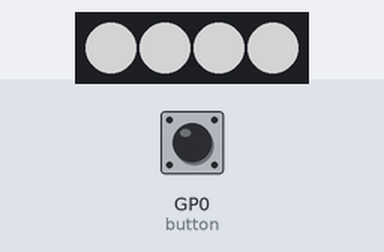
Bench run of a program on a simulated Raspberry Pi Pico running MicroPython. Shown: 4 RGB LEDs in strip order, left to right. Inputs (shaded band) come from the test bench; at power-on: GP0 (button) LOW. Dim RGB values are drawn brighter than linear.

Above: at 1.2 s.
1.3 s: GP0 (button) pulled HIGH for 0.15 s
At 1.9 s:
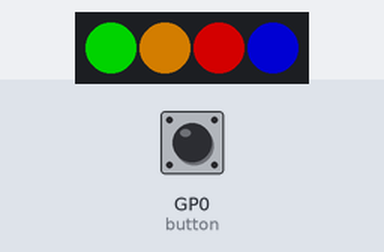
2.9 s: GP0 (button) pulled HIGH for 1 s
At 3.2 s:
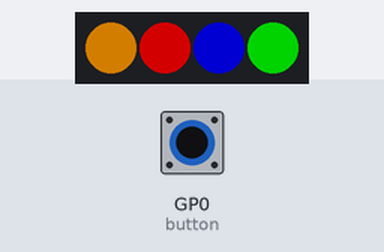
5.4 s: GP0 (button) pulled HIGH for 0.15 s
At 6.3 s:
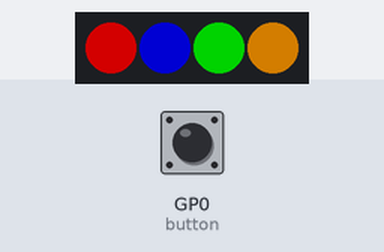
7.0 s: GP0 (button) pulled HIGH for 1 s
At 7.5 s:
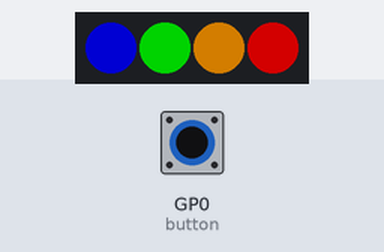
9.5 s: GP0 (button) pulled HIGH for 3.2 s
At 10.6 s:
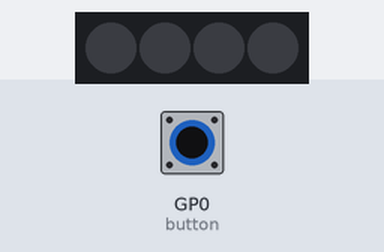
Timing chart, 0 to 12.5 s (numbered marks = the images above; inputs shaded):
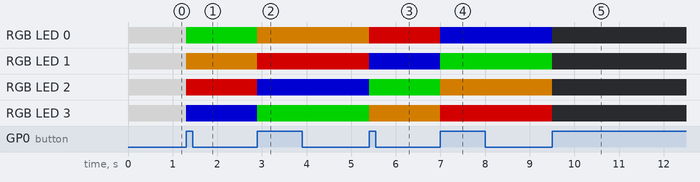

Measured:
- after the input at 1.3 s, RGB LED 0: RGB(127, 127, 127) → RGB(0, 127, 0) at once; RGB LED 1: RGB(127, 127, 127) → RGB(127, 75, 0) at once; RGB LED 2: RGB(127, 127, 127) → RGB(127, 0, 0) at once; RGB LED 3: RGB(127, 127, 127) → RGB(0, 0, 127) at once
- after the input at 2.9 s, RGB LED 0: RGB(0, 127, 0) → RGB(127, 75, 0) at once; RGB LED 1: RGB(127, 75, 0) → RGB(127, 0, 0) at once; RGB LED 2: RGB(127, 0, 0) → RGB(0, 0, 127) at once; RGB LED 3: RGB(0, 0, 127) → RGB(0, 127, 0) at once
- after the input at 5.4 s, RGB LED 0: RGB(127, 75, 0) → RGB(127, 0, 0) at once; RGB LED 1: RGB(127, 0, 0) → RGB(0, 0, 127) at once; RGB LED 2: RGB(0, 0, 127) → RGB(0, 127, 0) at once; RGB LED 3: RGB(0, 127, 0) → RGB(127, 75, 0) at once
- after the input at 7.0 s, RGB LED 0: RGB(127, 0, 0) → RGB(0, 0, 127) at once; RGB LED 1: RGB(0, 0, 127) → RGB(0, 127, 0) at once; RGB LED 2: RGB(0, 127, 0) → RGB(127, 75, 0) at once; RGB LED 3: RGB(127, 75, 0) → RGB(127, 0, 0) at once
- after the input at 9.5 s, RGB LED 0: RGB(0, 0, 127) → off at once; RGB LED 1: RGB(0, 127, 0) → off at once; RGB LED 2: RGB(127, 75, 0) → off at once; RGB LED 3: RGB(127, 0, 0) → off at once

The program:

buttonLEDTest.py
```python
#rotates colours on ZIP LEDs when the button is pressed

from PicoAutonomousRobotics import KitronikPicoRobotBuggy

buggy = KitronikPicoRobotBuggy()
LEDState = 0

def ButtonIRQHandler(pin):
    global LEDState
    global state
    if pin == buggy.button:
        if LEDState == 0:
            buggy.setLED(3,buggy.BLUE)
            buggy.setLED(0,buggy.GREEN)
            buggy.setLED(1,buggy.YELLOW)
            buggy.setLED(2,buggy.RED)
            LEDState = 1
        elif LEDState == 1:
            buggy.setLED(2,buggy.BLUE)
            buggy.setLED(3,buggy.GREEN)
            buggy.setLED(0,buggy.YELLOW)
            buggy.setLED(1,buggy.RED)
            LEDState = 2
        elif LEDState == 2:
            buggy.setLED(1,buggy.BLUE)
            buggy.setLED(2,buggy.GREEN)
            buggy.setLED(3,buggy.YELLOW)
            buggy.setLED(0,buggy.RED)
            LEDState = 3
        elif LEDState ==3:
            buggy.setLED(0,buggy.BLUE)
            buggy.setLED(1,buggy.GREEN)
            buggy.setLED(2,buggy.YELLOW)
            buggy.setLED(3,buggy.RED)
            LEDState = 4
        else:
            buggy.setLED(0,buggy.BLACK)
            buggy.setLED(1,buggy.BLACK)
            buggy.setLED(2,buggy.BLACK)
            buggy.setLED(3,buggy.BLACK)
            LEDState = 0
        buggy.show()

buggy.button.irq(trigger=machine.Pin.IRQ_RISING, handler =  ButtonIRQHandler)
buggy.setLED(0,buggy.WHITE)
buggy.setLED(1,buggy.WHITE)
buggy.setLED(2,buggy.WHITE)
buggy.setLED(3,buggy.WHITE)
buggy.show()

while True:
    pass
```
